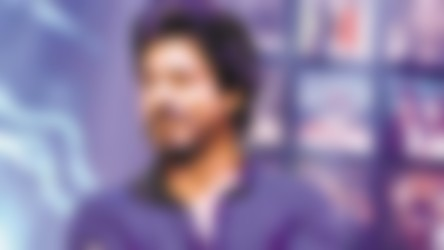
#> input picture Blur Detection By LoG/Sample Image Test/3.jpeg, 444 x 250 px, found by its file name
$ python 'blur detection.py'   (older library calls are emulated)
#> lines starting #> are read from the running program, lines starting #| are printed output that depends on the picture; long printed decimals are rounded
'''Categorisation of Image whether it is Blurred Image or a Clear Image cv2 numpy Laplacian of Gaussian

Notebook:- Using Laplacian of Gaussian(GoS) checking the bluriness of any image
Last Modified:- September 2020

Author:- AmRiyaz'''

import cv2
import numpy as np

img = cv2.imread("3.jpeg", cv2.IMREAD_GRAYSCALE)
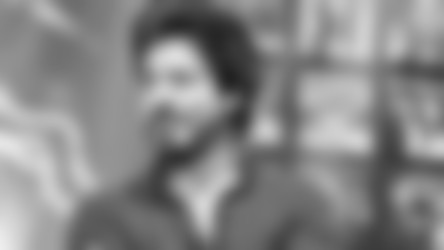
#> img: shape (250, 444); min 34, max 238, mean 133.4

laplacian_var = cv2.Laplacian(img, cv2.CV_64F).var()
#> laplacian_var = 2.62
if laplacian_var < 5:
    print("Image is blur !")
else:
    print("Image is Clear !")

print(laplacian_var)
#| 2.620


cv2.imshow("Img", img)
cv2.waitKey(0)
cv2.destroyAllWindows()
